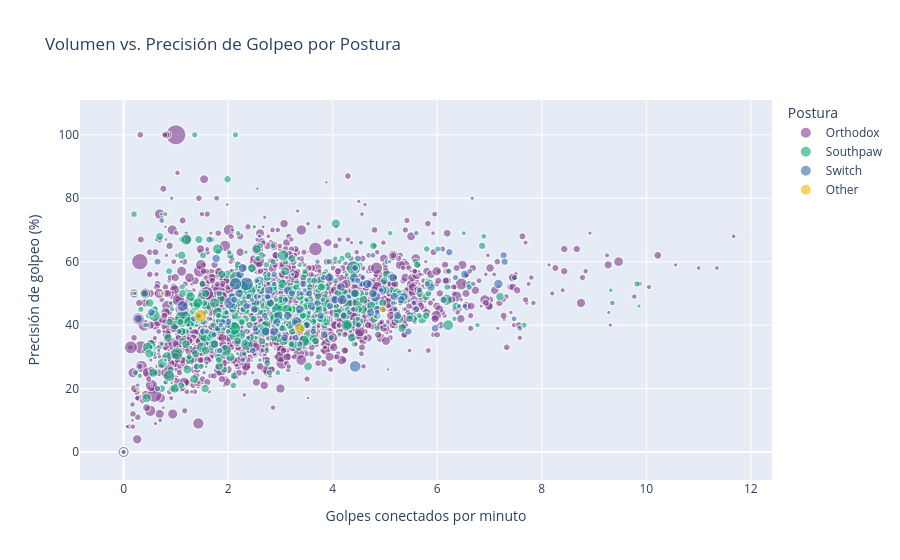

Notebook code cell kept with this figure:
### Markdown cell above
### 5.3  Gráfico de Dispersión — Volumen vs. Precisión de Golpeo

Este es el gráfico central. Cruzamos dos métricas de golpeo:
- **Eje X:** golpes significativos conectados por minuto (volumen de ataque)
- **Eje Y:** precisión de golpeo (% de golpes que aciertan)

Coloreamos por postura y el tamaño representa el total de peleas, para ver si hay un perfil dominante.

### Code cell
# ── Preparar datos: solo peleadores con stats de golpeo y algo de experiencia ──
scatter_df = df[
    df['str_landed_per_min'].notna() &
    df['striking_accuracy_pct'].notna() &
    df['stance'].notna() &
    (df['total_fights'] >= 3)
].copy()

# Filtrar valores extremos poco representativos para que el gráfico sea legible
scatter_df = scatter_df[
    (scatter_df['str_landed_per_min'] <= 12) &
    (scatter_df['striking_accuracy_pct'] <= 100)
]

# ── Gráfico de dispersión interactivo (estilo del ejemplo del curso) ───────────
fig3 = px.scatter(
    scatter_df,
    x='str_landed_per_min',
    y='striking_accuracy_pct',
    color='stance',
    size='total_fights',
    hover_name='name',
    hover_data={'wins': True, 'losses': True, 'total_fights': True},
    title='Volumen vs. Precisión de Golpeo por Postura',
    labels={
        'str_landed_per_min': 'Golpes conectados por minuto',
        'striking_accuracy_pct': 'Precisión de golpeo (%)',
        'stance': 'Postura'
    },
    opacity=0.6,
    color_discrete_sequence=px.colors.qualitative.Bold
)
fig3.show()

### Figure 1 — Plotly figure (JSON) as saved in the notebook; plotly's stock layout.template omitted (floating-point values rounded to 4 significant figures; data arrays with more than 128 entries replaced by an {"elided": "..."} marker saying what was removed)
{"data": [{"customdata": {"elided": "2213x3 int values"}, "hovertemplate": "<b>%{hovertext}</b><br><br>Postura=Orthodox<br>Golpes conectados por minuto=%{x}<br>Precisión de golpeo (%)=%{y}<br>total_fights=%{customdata[2]}<br>wins=%{customdata[0]}<br>losses=%{customdata[1]}<extra></extra>", "hovertext": {"elided": "2213 str values"}, "legendgroup": "Orthodox", "marker": {"color": "rgb(127, 60, 141)", "opacity": 0.6, "size": {"elided": "2213 int values"}, "sizemode": "area", "sizeref": 0.3475, "symbol": "circle"}, "mode": "markers", "name": "Orthodox", "showlegend": true, "type": "scattergl", "x": {"elided": "2213 float values"}, "xaxis": "x", "y": {"elided": "2213 float values"}, "yaxis": "y"}, {"customdata": {"elided": "493x3 int values"}, "hovertemplate": "<b>%{hovertext}</b><br><br>Postura=Southpaw<br>Golpes conectados por minuto=%{x}<br>Precisión de golpeo (%)=%{y}<br>total_fights=%{customdata[2]}<br>wins=%{customdata[0]}<br>losses=%{customdata[1]}<extra></extra>", "hovertext": {"elided": "493 str values"}, "legendgroup": "Southpaw", "marker": {"color": "rgb(17, 165, 121)", "opacity": 0.6, "size": {"elided": "493 int values"}, "sizemode": "area", "sizeref": 0.3475, "symbol": "circle"}, "mode": "markers", "name": "Southpaw", "showlegend": true, "type": "scattergl", "x": {"elided": "493 float values"}, "xaxis": "x", "y": {"elided": "493 float values"}, "yaxis": "y"}, {"customdata": {"elided": "181x3 int values"}, "hovertemplate": "<b>%{hovertext}</b><br><br>Postura=Switch<br>Golpes conectados por minuto=%{x}<br>Precisión de golpeo (%)=%{y}<br>total_fights=%{customdata[2]}<br>wins=%{customdata[0]}<br>losses=%{customdata[1]}<extra></extra>", "hovertext": {"elided": "181 str values"}, "legendgroup": "Switch", "marker": {"color": "rgb(57, 105, 172)", "opacity": 0.6, "size": {"elided": "181 int values"}, "sizemode": "area", "sizeref": 0.3475, "symbol": "circle"}, "mode": "markers", "name": "Switch", "showlegend": true, "type": "scattergl", "x": {"elided": "181 float values"}, "xaxis": "x", "y": {"elided": "181 float values"}, "yaxis": "y"}, {"customdata": [[32, 22, 54], [4, 2, 6], [12, 4, 16], [4, 3, 7], [26, 12, 39]], "hovertemplate": "<b>%{hovertext}</b><br><br>Postura=Other<br>Golpes conectados por minuto=%{x}<br>Precisión de golpeo (%)=%{y}<br>total_fights=%{customdata[2]}<br>wins=%{customdata[0]}<br>losses=%{customdata[1]}<extra></extra>", "hovertext": ["Xavier Foupa-Pokam", "Jeff Newton", "Nate Quarry", "Kristian Rothaermel", "Krzysztof Soszynski"], "legendgroup": "Other", "marker": {"color": "rgb(242, 183, 1)", "opacity": 0.6, "size": [54, 6, 16, 7, 39], "sizemode": "area", "sizeref": 0.3475, "symbol": "circle"}, "mode": "markers", "name": "Other", "showlegend": true, "type": "scattergl", "x": [1.47, 0.28, 4.96, 0.75, 3.37], "xaxis": "x", "y": [43.0, 20.0, 45.0, 50.0, 39.0], "yaxis": "y"}], "layout": {"legend": {"itemsizing": "constant", "title": {"text": "Postura"}, "tracegroupgap": 0}, "title": {"text": "Volumen vs. Precisión de Golpeo por Postura"}, "xaxis": {"anchor": "y", "domain": [0, 1], "title": {"text": "Golpes conectados por minuto"}}, "yaxis": {"anchor": "x", "domain": [0, 1], "title": {"text": "Precisión de golpeo (%)"}}}}
